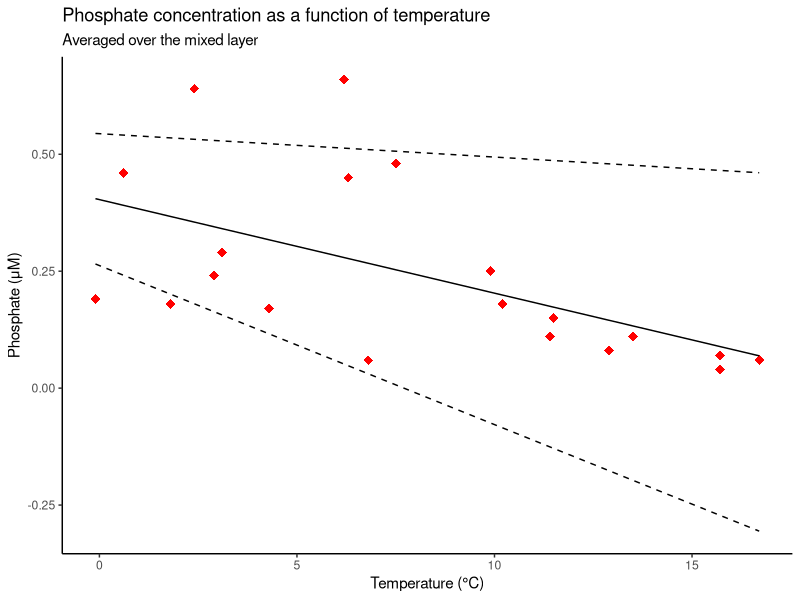

Write the R code that produced this figure.
## ---- chunk 1
library(tidyverse)
library(readxl)
## ---- chunk 2
envDat <- readxl::read_excel("../data/Env_data_mec-14-1145.xlsx") %>% 
  mutate(across(where(is.character), ~na_if(., "NA"))) %>% 
  rename(Date = "Date (dd.mm.yy)")
## ---- chunk 3
mdls <- envDat %>%
  select(contains("mean")) %>% 
  mutate(across(.fns = as.numeric)) %>% 
  pivot_longer(cols = -Temp.mean,
               names_to = "Parameter",
               values_to = "Value") %>% 
  group_by(Parameter) %>% 
  nest() %>% 
  ungroup() %>% 
  mutate(mdl = map(data, ~lm(Value ~ Temp.mean, data = .x))) %>% 
  mutate(mdl_details = map(mdl, broom::tidy, conf.int = TRUE)) %>% 
  unnest(mdl_details)

mdls  %>% 
  filter(term != "(Intercept)") %>% 
  select(Parameter, estimate, p.value) %>% 
  arrange(p.value)
## ---- chunk 4
mdl.param <- mdls %>% 
  filter(Parameter == "Phos.mean") %>% 
  select(term, estimate, conf.low, conf.high) 
mdl.param
## ---- chunk 5
mdl.data <- envDat %>% 
  select(Temp.mean,
         Phos.mean) %>% 
  drop_na() %>% 
  mutate(Phos.mean = Phos.mean %>% as.numeric,
         Temp.mean = Temp.mean %>% as.numeric)
  
## ---- chunk 6
datapoints <- geom_point(mapping = aes(y = Phos.mean),
                         color = "red",
                         shape = 18,
                         size = 3)
regression_line <- geom_line(data = mdl.data,
                             mapping = aes(y = 0.403 + -0.020 * Temp.mean))
lower_bound <- geom_line(data = mdl.data,
                             mapping = aes(y = 0.262 + -0.034 * Temp.mean),
                         linetype = "dashed")
upper_bound <- geom_line(data = mdl.data,
                             mapping = aes(y = 0.544 + -0.005 * Temp.mean),
                         linetype = "dashed")

ggplot(data = mdl.data,
       mapping = aes(x = Temp.mean)) +
  datapoints +
  regression_line +
  lower_bound +
  upper_bound +
  labs(x = "Temperature (°C)",
       y = "Phosphate (μM)",
       title = "Phosphate concentration as a function of temperature",
       subtitle = "Averaged over the mixed layer") +
  theme_classic()
